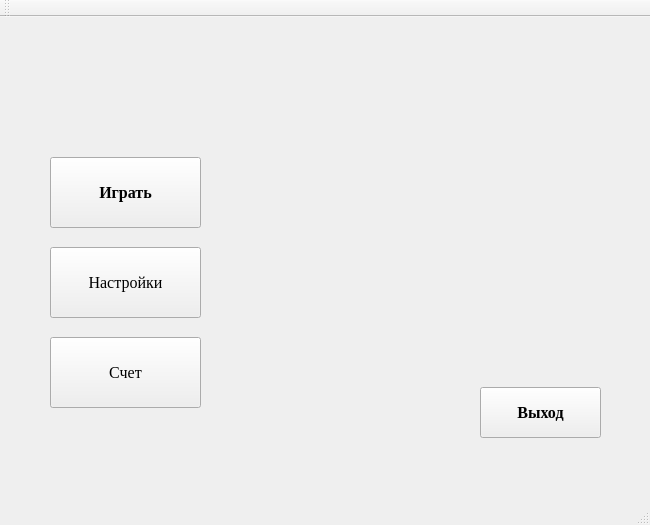
<?xml version="1.0" encoding="UTF-8"?>
<ui version="4.0">
 <class>MainWindow</class>
 <widget class="QMainWindow" name="MainWindow">
  <property name="geometry">
   <rect>
    <x>0</x>
    <y>0</y>
    <width>650</width>
    <height>525</height>
   </rect>
  </property>
  <property name="sizePolicy">
   <sizepolicy hsizetype="Fixed" vsizetype="Fixed">
    <horstretch>0</horstretch>
    <verstretch>0</verstretch>
   </sizepolicy>
  </property>
  <property name="minimumSize">
   <size>
    <width>650</width>
    <height>525</height>
   </size>
  </property>
  <property name="maximumSize">
   <size>
    <width>650</width>
    <height>525</height>
   </size>
  </property>
  <property name="cursor">
   <cursorShape>ArrowCursor</cursorShape>
  </property>
  <property name="windowTitle">
   <string>Real Time Strategy</string>
  </property>
  <property name="styleSheet">
   <string notr="true"/>
  </property>
  <widget class="QWidget" name="centralWidget">
   <widget class="QPushButton" name="startGameButton">
    <property name="geometry">
     <rect>
      <x>50</x>
      <y>140</y>
      <width>151</width>
      <height>71</height>
     </rect>
    </property>
    <property name="font">
     <font>
      <family>Times New Roman</family>
      <pointsize>12</pointsize>
      <weight>75</weight>
      <bold>true</bold>
     </font>
    </property>
    <property name="text">
     <string>Играть</string>
    </property>
   </widget>
   <widget class="QPushButton" name="loadSaveGame">
    <property name="geometry">
     <rect>
      <x>50</x>
      <y>230</y>
      <width>151</width>
      <height>71</height>
     </rect>
    </property>
    <property name="font">
     <font>
      <family>Times New Roman</family>
      <pointsize>12</pointsize>
     </font>
    </property>
    <property name="text">
     <string>Настройки</string>
    </property>
   </widget>
   <widget class="QPushButton" name="checkScores">
    <property name="geometry">
     <rect>
      <x>50</x>
      <y>320</y>
      <width>151</width>
      <height>71</height>
     </rect>
    </property>
    <property name="font">
     <font>
      <family>Times New Roman</family>
      <pointsize>12</pointsize>
     </font>
    </property>
    <property name="text">
     <string>Счет</string>
    </property>
   </widget>
   <widget class="QPushButton" name="quitButton">
    <property name="geometry">
     <rect>
      <x>480</x>
      <y>370</y>
      <width>121</width>
      <height>51</height>
     </rect>
    </property>
    <property name="sizePolicy">
     <sizepolicy hsizetype="Fixed" vsizetype="Fixed">
      <horstretch>0</horstretch>
      <verstretch>0</verstretch>
     </sizepolicy>
    </property>
    <property name="font">
     <font>
      <family>Times New Roman</family>
      <pointsize>12</pointsize>
      <weight>75</weight>
      <italic>false</italic>
      <bold>true</bold>
      <underline>false</underline>
      <strikeout>false</strikeout>
     </font>
    </property>
    <property name="text">
     <string>Выход</string>
    </property>
   </widget>
   <widget class="QLabel" name="label">
    <property name="geometry">
     <rect>
      <x>210</x>
      <y>15</y>
      <width>401</width>
      <height>341</height>
     </rect>
    </property>
    <property name="text">
     <string/>
    </property>
   </widget>
  </widget>
  <widget class="QMenuBar" name="menuBar">
   <property name="geometry">
    <rect>
     <x>0</x>
     <y>0</y>
     <width>650</width>
     <height>25</height>
    </rect>
   </property>
  </widget>
  <widget class="QStatusBar" name="statusBar"/>
  <widget class="QToolBar" name="mainToolBar">
   <attribute name="toolBarArea">
    <enum>TopToolBarArea</enum>
   </attribute>
   <attribute name="toolBarBreak">
    <bool>false</bool>
   </attribute>
  </widget>
 </widget>
 <layoutdefault spacing="6" margin="11"/>
 <resources/>
 <connections/>
</ui>
